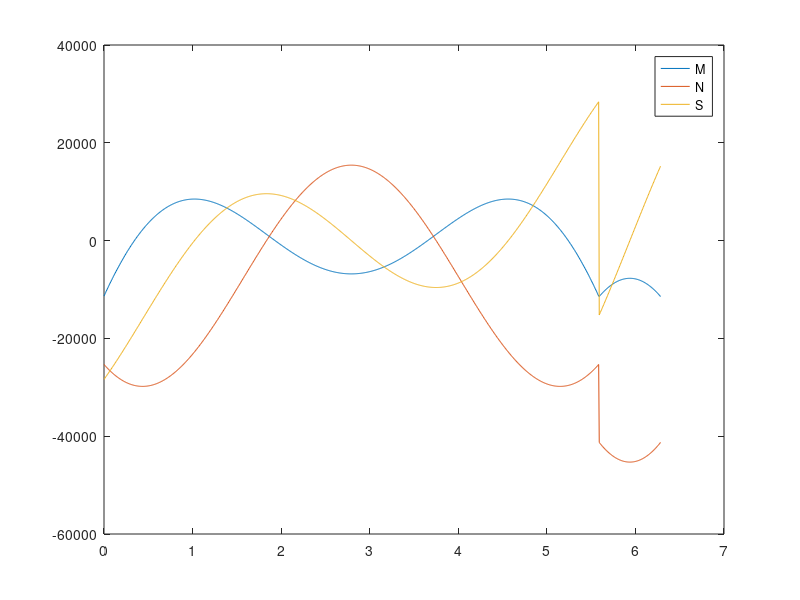

Reproduce this figure in MATLAB.
% front wing spar

clear
clc
clear all

R = 1.393; % radius
V = -93062/2; % vertical load per wing strut
alpha = 20*pi/180;


phi = linspace(0,2*pi,1000);

W1 = ((cos(phi)/2)-(pi-phi).*sin(phi)+1)/(2*pi);
W2 = ((3*cos(phi)/2)+(pi-phi).*sin(phi))/(2*pi);
W3 = ((pi-phi).*cos(phi)-(sin(phi)/2))/(2*pi);

W4 = (1 / (2 * pi)) * (3*sin(phi)/2 + (pi - phi).*(cos(phi) - 1));
W5 = (1 / (2 * pi)) * (sin(phi)/2 - (pi-phi).*cos(phi));
W6 = (1 / (2 * pi)) * ((pi - phi).* sin(phi) - 1 - 0.5 * cos(phi));

W7 = (pi-2*sin(phi)-phi)/(2*pi);
%W8 = ((3*cos(phi)/2)+(pi-phi).*sin(phi))/(2*pi);
W8 = sin(phi)/pi;
W9 = (1 / (2 * pi)) * (1 + 2 * cos(phi));

% right attachment
Pl = V*sin(alpha); % tangential component of wing load
Ql = V*cos(alpha); % radial component of wing load
Tl = 0; % resultant torque at attachment, +ve anticlockwise

Ml1 = Ql*R*W1 + Pl*R*W4 + Tl*W7;
Nl1 = Ql*W2 + Pl*W5 + Tl*W8/R;
Sl1 = Ql*W3 + Pl*W6 + Tl*W9/R;


% left attachment
P2 = -V*sin(alpha); % tangential component of wing load
Q2 = V*cos(alpha); % radial component of wing load
T2 = 0; % resultant torque at attachment, +ve anticlockwise

Ml2 = Q2*R*W1 + P2*R*W4 + T2*W7;
Nl2 = Q2*W2 + P2*W5 + T2*W8/R;
Sl2 = Q2*W3 + P2*W6 + T2*W9/R;


shiftNum = round(1000*(2*alpha/(2*pi)));

MlTot(1:1000-shiftNum) = Ml1(1:1000-shiftNum) + Ml2(shiftNum+1:1000);
MlTot(1001-shiftNum:1000) = Ml1(1001-shiftNum:1000) + Ml2(1:shiftNum);

NlTot(1:1000-shiftNum) = Nl1(1:1000-shiftNum) + Nl2(shiftNum+1:1000);
NlTot(1001-shiftNum:1000) = Nl1(1001-shiftNum:1000) + Nl2(1:shiftNum);

SlTot(1:1000-shiftNum) = Sl1(1:1000-shiftNum) + Sl2(shiftNum+1:1000);
SlTot(1001-shiftNum:1000) = Sl1(1001-shiftNum:1000) + Sl2(1:shiftNum);


figure
plot(phi,MlTot)
hold on
plot(phi,NlTot)
plot(phi,SlTot)
hold off
legend('M','N','S')

Mmax = max(abs(MlTot))
Nmax = max(abs(NlTot))
Smax = max(abs(SlTot))